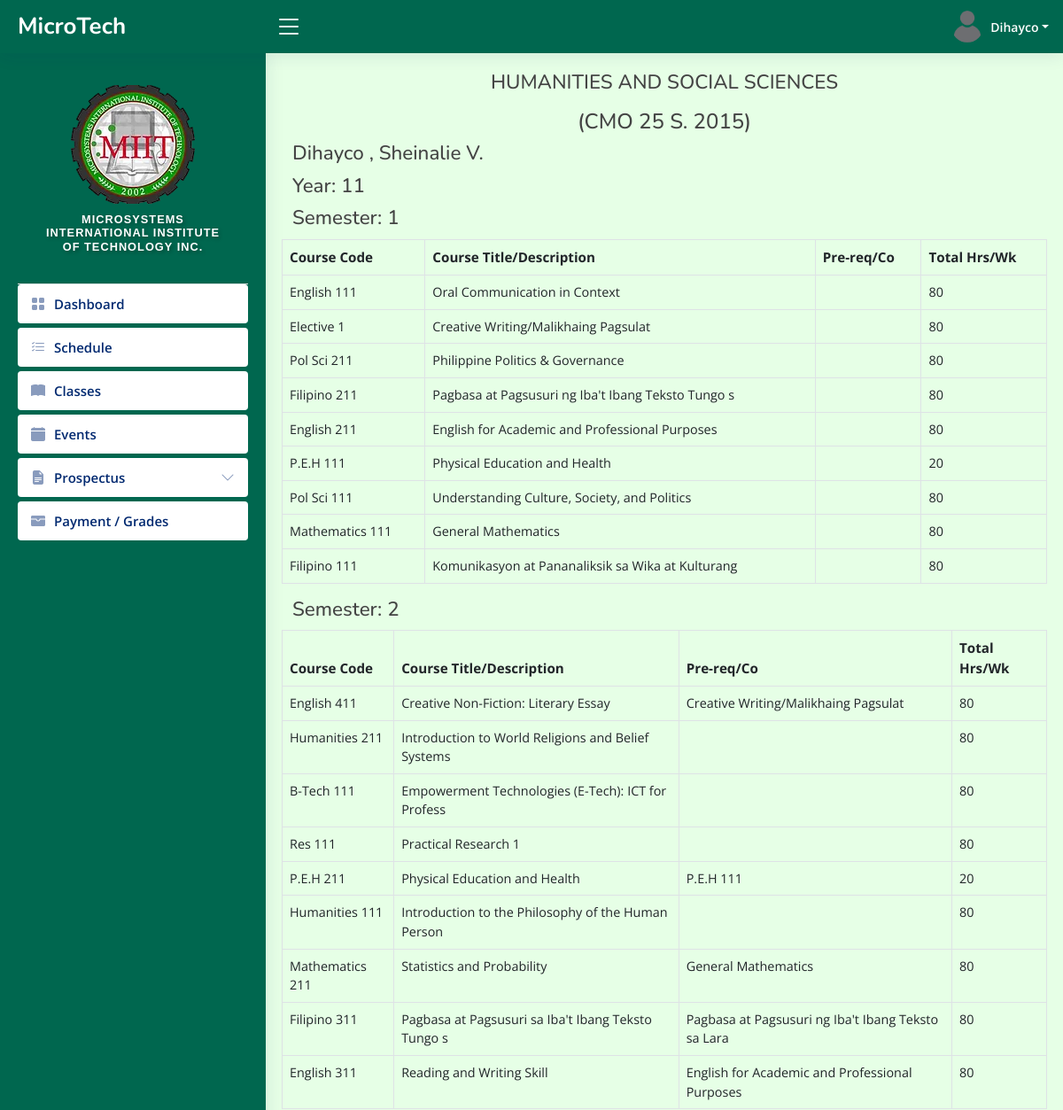
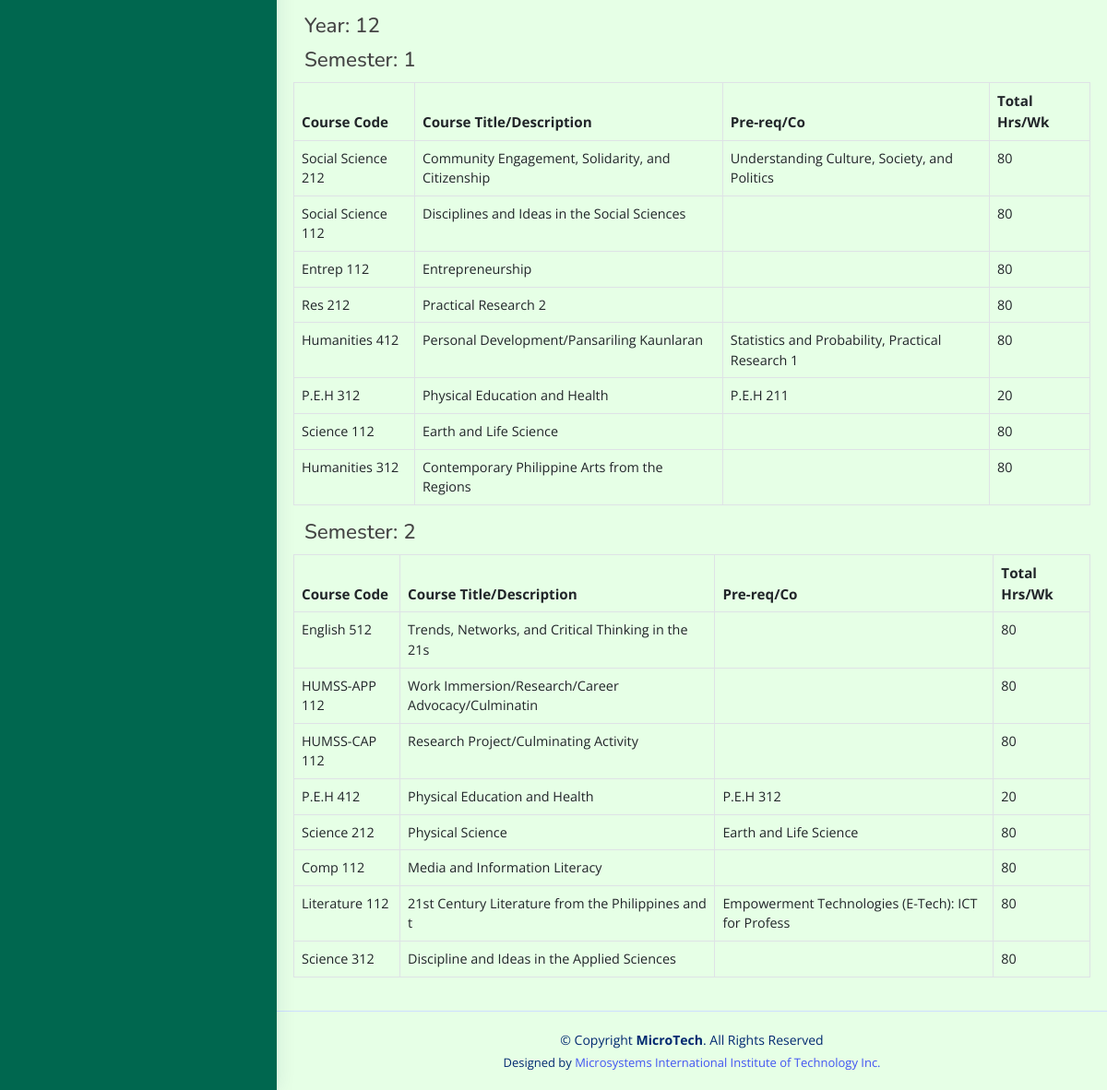
Page /admin/HUMSS-prospectus.php (signed in) on the committed database (2 pictures, top to bottom).
### tables this page shows
CREATE TABLE `tbl_students` (
  `user_id` int(11) NOT NULL,
  `user_name` varchar(50) NOT NULL,
  `lname` varchar(50) NOT NULL,
  `fname` varchar(50) NOT NULL,
  `middleInitial` varchar(30) NOT NULL,
  `Suffix` varchar(15) NOT NULL,
  `course` varchar(50) NOT NULL,
  `year` int(10) NOT NULL,
  `sy` varchar(50) DEFAULT NULL,
  `contact` varchar(20) NOT NULL,
  `gender` varchar(10) NOT NULL,
  `bdate` varchar(50) NOT NULL,
  `pob` text NOT NULL,
  `email` varchar(50) NOT NULL,
  `major` varchar(50) NOT NULL,
  `nationality` varchar(20) NOT NULL,
  `civilStatus` varchar(20) NOT NULL,
  `religion` varchar(20) NOT NULL,
  `modality` varchar(20) NOT NULL,
  `fb` varchar(30) NOT NULL,
  `curAddress` varchar(200) NOT NULL,
  `cityAdd` varchar(200) NOT NULL,
  `zipcode` varchar(30) NOT NULL,
  `user_image` varchar(50) NOT NULL,
  `user_role` varchar(50) NOT NULL,
  `user_pass` varchar(100) NOT NULL,
  `status` varchar(20) NOT NULL,
  `semester` int(11) NOT NULL
);

CREATE TABLE `tbl_subjects` (
  `id` int(11) NOT NULL,
  `year` int(11) NOT NULL,
  `semester` int(11) NOT NULL,
  `code` varchar(50) NOT NULL,
  `description` varchar(50) NOT NULL,
  `lec` int(11) NOT NULL,
  `lab` int(11) NOT NULL,
  `unit` int(11) NOT NULL,
  `pre_req` varchar(50) NOT NULL,
  `total` int(11) NOT NULL,
  `course` varchar(50) NOT NULL
);

### PHP/HUMSS-con.php (called while the page is built, shortened)
<?php
$connection = new Connection();
$pdo = $connection->open();
$sql = "SELECT * FROM tbl_subjects WHERE course = 'HUMSS' ORDER BY year ASC, semester ASC";
$stmt = $pdo->query($sql);
$subjects = $stmt->fetchAll(PDO::FETCH_ASSOC);
$groupedSubjects = [];
foreach ($subjects as $subject) {
  $year = $subject['year'];
  $semester = $subject['semester'];
  if (!isset($groupedSubjects[$year])) {
    $groupedSubjects[$year] = [];
  }
  if (!isset($groupedSubjects[$year][$semester])) {
    $groupedSubjects[$year][$semester] = [];
  }
  $groupedSubjects[$year][$semester][] = $subject;
}
$statement = $conn->prepare("SELECT * FROM tbl_students WHERE user_id = :sid");
$statement->bindParam(':sid', $userid, PDO::PARAM_STR);
$statement->execute();
$user = $statement->fetch(PDO::FETCH_ASSOC);
?>

### admin/HUMSS-prospectus.php (the view, shortened to what this page needs)
<?php include_once "../templates/header3.php"; ?>
<?php include_once "../PHP/HUMSS-con.php"; ?>
<main id="main" class="main">
  <section class="section dashboard">
    <div class="row">
      <h4 class="pagetitle text-center mb-3"> HUMANITIES AND SOCIAL SCIENCES</h4>
      <h4 class="text-center">(CMO 25 S. 2015)</h4>
      <h4 class=" pagetitle"><?php echo htmlspecialchars($user['lname']); ?> , <?php echo htmlspecialchars($user['fname']); ?> <?php echo htmlspecialchars($user['middleInitial']); ?> </h4>
      <?php if (!empty($groupedSubjects)) : ?>
        <?php foreach ($groupedSubjects as $year => $semesters) : ?>
          <h6 class="pagetitle">Year: <?php echo htmlspecialchars($year); ?></h6>
          <?php foreach ($semesters as $semester => $subjects) : ?>
            <h5 class="pagetitle">Semester: <?php echo htmlspecialchars($semester); ?></h5>
            <table class="table table-bordered">
              <thead>
                <tr>
                  <th>Course Code</th>
                  <th>Course Title/Description</th>
                  <th>Pre-req/Co</th>
                  <th>Total Hrs/Wk</th>
                </tr>
              </thead>
              <tbody>
                <?php foreach ($subjects as $subject) : ?>
                  <tr>
                    <td><?php echo htmlspecialchars($subject['code']); ?></td>
                    <td><?php echo htmlspecialchars($subject['description']); ?></td>
                    <td><?php echo htmlspecialchars($subject['pre_req']); ?></td>
                    <td><?php echo htmlspecialchars($subject['total']); ?></td>
                  </tr>
                <?php endforeach; ?>
              </tbody>
            </table>
          <?php endforeach; ?>
        <?php endforeach; ?>
      <?php else : ?>
        <p>No subjects found for ABM course.</p>
      <?php endif; ?>
    </div>
  </section>
</main>
<?php include_once "../templates/footer.php"; ?>

### templates/header3.php (shortened to what this page needs)
<!DOCTYPE html>
<html lang="en">
<head>
  <link href="../../assets/vendor/bootstrap/css/bootstrap.min.css" rel="stylesheet">
  <link href="../../assets/vendor/bootstrap-icons/bootstrap-icons.css" rel="stylesheet">
  <link href="../../assets/vendor/boxicons/css/boxicons.min.css" rel="stylesheet">
  <link href="../../assets/vendor/quill/quill.snow.css" rel="stylesheet">
  <link href="../../assets/vendor/quill/quill.bubble.css" rel="stylesheet">
  <link href="../../assets/vendor/remixicon/remixicon.css" rel="stylesheet">
  <link href="../../assets/vendor/simple-datatables/style.css" rel="stylesheet">
  <link href="../../assets/css/style.css" rel="stylesheet">
</head>
<?php
$database = new Connection();
$conn = $database->open();
$userid = $_SESSION["login"];
$statements = $conn->prepare("SELECT u.fname, u.lname, u.user_image, u.course, u.user_role
    FROM tbl_students u
    LEFT JOIN tbl_users s ON u.user_id = s.user_id
    WHERE u.user_id = :userid
");
$statements->bindParam(':userid', $userid, PDO::PARAM_INT);
$statements->execute();
$user = $statements->fetch(PDO::FETCH_ASSOC);
if ($user) {
  $lname = $user['lname'];
  $image = $user['user_image'];
} else {
  echo "User or student information not found.";
  exit;
}
?>
<body style="background-color:#e6ffe6;">
<header id="header" class="header fixed-top d-flex align-items-center" style="background-color: #00674f;">
  <div class="d-flex align-items-center justify-content-between">
    <a href="../admin/index.php" class="logo d-flex align-items-center">
      <span class="d-none d-lg-block text-white">MicroTech</span>
    </a>
    <i class="bi bi-list toggle-sidebar-btn text-white"></i>
  </div>
  <nav class="header-nav ms-auto">
    <ul class="d-flex align-items-center">
      <li class="nav-item dropdown pe-3">
        <a class="nav-link nav-profile d-flex align-items-center pe-0 " href="#" data-bs-toggle="dropdown">
          <img src="upload-files/<?php echo htmlspecialchars($image); ?>" id="currentPhoto" onerror="this.src='images/default.png'" alt="Profile Image" class="rounded-circle">
          <span class="d-none d-md-block dropdown-toggle ps-2 text-white"><?php echo htmlspecialchars($lname)?></span>
        </a>
      </li>
    </ul>
  </nav>
</header>
<aside id="sidebar" class="sidebar" style="background-color: #00674f;">
  <ul class="sidebar-nav" id="sidebar-nav">
    <div class="profile-section">
      <div>
        <img src="../admin/images/miit-logo.png" id="currentPhoto" onerror="this.src='images/default.png'" alt="Profile Image" class="rotate-flip">
      </div>
      <div class="logo-text" style="padding: 10px; text-align: center;">
        <h6>Microsystems International Institute of Technology Inc.</h6>
      </div>
    </div>
    <li class="nav-item">
      <a class="nav-link collapsed" href="../admin/index3.php">
        <i class="bi bi-grid-fill"></i>
        <span>Dashboard</span>
      </a>
    </li>
    <li class="nav-item">
      <a class="nav-link collapsed" href="../admin/schedule-students.php">
        <i class="bi bi-list-check"></i>
        <span>Schedule</span>
      </a>
    </li>
    <li class="nav-item">
      <a class="nav-link collapsed" href="../admin/student-classes.php">
        <i class="bi bi-book-fill"></i>
        <span>Classes</span>
      </a>
    </li>
    <li class="nav-item">
      <a class="nav-link collapsed" href="../admin/event-student.php">
        <i class="bi bi-calendar-fill"></i>
        <span>Events</span>
      </a>
    </li>
    <li class="nav-item">
      <a class="nav-link collapsed" data-bs-target="#tables-nav" data-bs-toggle="collapse" href="#">
        <i class="bi bi-file-earmark-text-fill"></i><span>Prospectus</span><i class="bi bi-chevron-down ms-auto"></i>
      </a>
    </li>
    <li class="nav-item">
      <a class="nav-link collapsed" href="../admin/payment1.php">
        <i class="bi bi-wallet-fill"></i>
        <span>Payment / Grades </span>
      </a>
    </li>
  </ul>
</aside>

### assets/css/style.css (style rules this page uses)
:root { scroll-behavior: smooth; }
body { font-family: 'Open Sans', sans-serif; background: #f6f9ff; color: #444444; }
a { color: #4154f1; text-decoration: none; }
h1, h2, h3, h4, h5, h6 { font-family: 'Nunito', sans-serif; }
#main { margin-top: 60px; padding: 20px 30px; transition: all 0.3s; }
.pagetitle { margin-bottom: 10px; }
.logo { line-height: 1; }
@media (min-width: 1200px) { .logo { width: 280px; } }
.logo span { font-size: 26px; font-weight: 700; color: #012970; font-family: 'Nunito', sans-serif; }
.header { transition: all 0.5s; z-index: 997; height: 60px; box-shadow: 0px 2px 20px rgba(1, 41, 112, 0.1); background-color: #fff; padding-left: 20px; }
.header .toggle-sidebar-btn { font-size: 32px; padding-left: 10px; cursor: pointer; color: #012970; }
.header-nav ul { list-style: none; }
.header-nav > ul { margin: 0; padding: 0; }
.header-nav .nav-profile { color: #012970; }
.header-nav .nav-profile img { max-height: 36px; }
.header-nav .nav-profile span { font-size: 14px; font-weight: 600; }
.sidebar { position: fixed; top: 60px; left: 0; bottom: 0; width: 300px; z-index: 996; transition: all 0.3s; padding: 20px; overflow-y: auto; scrollbar-width: thin; scrollbar-color: #aab7cf transparent; box-shadow: 0px 0px 20px rgba(1, 41, 112, 0.1); background-color: #fff; }
@media (min-width: 1200px) { #main, #footer { margin-left: 300px; } }
.sidebar-nav { padding: 0; margin: 0; list-style: none; }
.sidebar-nav li { padding: 0; margin: 0; list-style: none; }
.sidebar-nav .nav-item { margin-bottom: 5px; }
.sidebar-nav .nav-link { display: flex; align-items: center; font-size: 15px; font-weight: 600; color: #4154f1; transition: 0.3; background: #f6f9ff; padding: 10px 15px; border-radius: 4px; }
.sidebar-nav .nav-link i { font-size: 16px; margin-right: 10px; color: #4154f1; }
.sidebar-nav .nav-link.collapsed { color: #012970; background: #fff; }
.sidebar-nav .nav-link.collapsed i { color: #899bbd; }
.sidebar-nav .nav-link .bi-chevron-down { margin-right: 0; transition: transform 0.2s ease-in-out; }

### templates/header3.php (style rules this page uses)
.logo-text h6 { font-family: 'Arial', sans-serif; font-size: 0.8rem; font-weight: 600; letter-spacing: 1px; color: #ffffff; text-transform: uppercase; text-shadow: 2px 2px 4px rgba(0, 0, 0, 0.3); }
html { scroll-behavior: smooth; }
.sidebar .nav-link { transition: background-color 0.3s ease, color 0.3s ease; }
.profile-section { display: flex; flex-direction: column; align-items: center; padding: 1rem; border-bottom: 1px solid #ddd; }

### admin/HUMSS-prospectus.php (style rules this page uses)
.pagetitle { font-size: 1.5rem; }
@media (max-width: 1200px) { .pagetitle { font-size: 1.4rem; } }
@media (max-width: 1200px) { .table thead th { font-size: 0.95rem; } }
@media (max-width: 1200px) { .table tbody td { font-size: 0.9rem; } }

### rows in the picture
tbl_students: lname "Dihayco", fname "Sheinalie", middleInitial "V."
tbl_subjects: code "English 111", description "Oral Communication in Context", total "80"
tbl_subjects: code "Elective 1", description "Creative Writing/Malikhaing Pagsulat", total "80"
tbl_subjects: code "Pol Sci 211", description "Philippine Politics & Governance", total "80"
tbl_subjects: code "Filipino 211", description "Pagbasa at Pagsusuri ng Iba't Ibang Teksto Tungo s", total "80"
tbl_subjects: code "English 211", description "English for Academic and Professional Purposes", total "80"
tbl_subjects: code "P.E.H 111", description "Physical Education and Health", total "20"
tbl_subjects: code "Pol Sci 111", description "Understanding Culture, Society, and Politics", total "80"
tbl_subjects: code "Mathematics 111", description "General Mathematics", total "80"
tbl_subjects: code "Filipino 111", description "Komunikasyon at Pananaliksik sa Wika at Kulturang", total "80"
tbl_subjects: semester "2", year "12", semester "1", code "Science 312", description "Discipline and Ideas in the Applied Sciences", total "80"
tbl_subjects: code "English 411", description "Creative Non-Fiction: Literary Essay", pre_req "Creative Writing/Malikhaing Pagsulat", total "80"
tbl_subjects: code "Humanities 211", description "Introduction to World Religions and Belief Systems", total "80"
tbl_subjects: code "B-Tech 111", description "Empowerment Technologies (E-Tech): ICT for Profess", total "80"
tbl_subjects: code "Res 111", description "Practical Research 1", total "80"
tbl_subjects: code "P.E.H 211", description "Physical Education and Health", pre_req "P.E.H 111", total "20"
tbl_subjects: code "Humanities 111", description "Introduction to the Philosophy of the Human Person", total "80"
tbl_subjects: code "Mathematics 211", description "Statistics and Probability", pre_req "General Mathematics", total "80"
tbl_subjects: code "Filipino 311", description "Pagbasa at Pagsusuri sa Iba't Ibang Teksto Tungo s", pre_req "Pagbasa at Pagsusuri ng Iba't Ibang Teksto sa Lara", total "80"
tbl_subjects: code "English 311", description "Reading and Writing Skill", pre_req "English for Academic and Professional Purposes", total "80"
tbl_subjects: code "Social Science 212", description "Community Engagement, Solidarity, and Citizenship", pre_req "Understanding Culture, Society, and Politics", total "80"
tbl_subjects: code "Social Science 112", description "Disciplines and Ideas in the Social Sciences", total "80"
tbl_subjects: code "Entrep 112", description "Entrepreneurship", total "80"
tbl_subjects: code "Res 212", description "Practical Research 2", total "80"
tbl_subjects: code "Humanities 412", description "Personal Development/Pansariling Kaunlaran", pre_req "Statistics and Probability, Practical Research 1", total "80"
tbl_subjects: code "P.E.H 312", description "Physical Education and Health", pre_req "P.E.H 211", total "20"
tbl_subjects: code "Science 112", description "Earth and Life Science", total "80"
tbl_subjects: code "Humanities 312", description "Contemporary Philippine Arts from the Regions", total "80"
tbl_subjects: code "English 512", description "Trends, Networks, and Critical Thinking in the 21s", total "80"
tbl_subjects: code "HUMSS-APP 112", description "Work Immersion/Research/Career Advocacy/Culminatin", total "80"
tbl_subjects: code "HUMSS-CAP 112", description "Research Project/Culminating Activity", total "80"
tbl_subjects: code "P.E.H 412", description "Physical Education and Health", pre_req "P.E.H 312", total "20"
tbl_subjects: code "Science 212", description "Physical Science", pre_req "Earth and Life Science", total "80"
tbl_subjects: code "Comp 112", description "Media and Information Literacy", total "80"
tbl_subjects: code "Literature 112", description "21st Century Literature from the Philippines and t", pre_req "Empowerment Technologies (E-Tech): ICT for Profess", total "80"

### other values in the picture
$year "11"
$semester "1"
